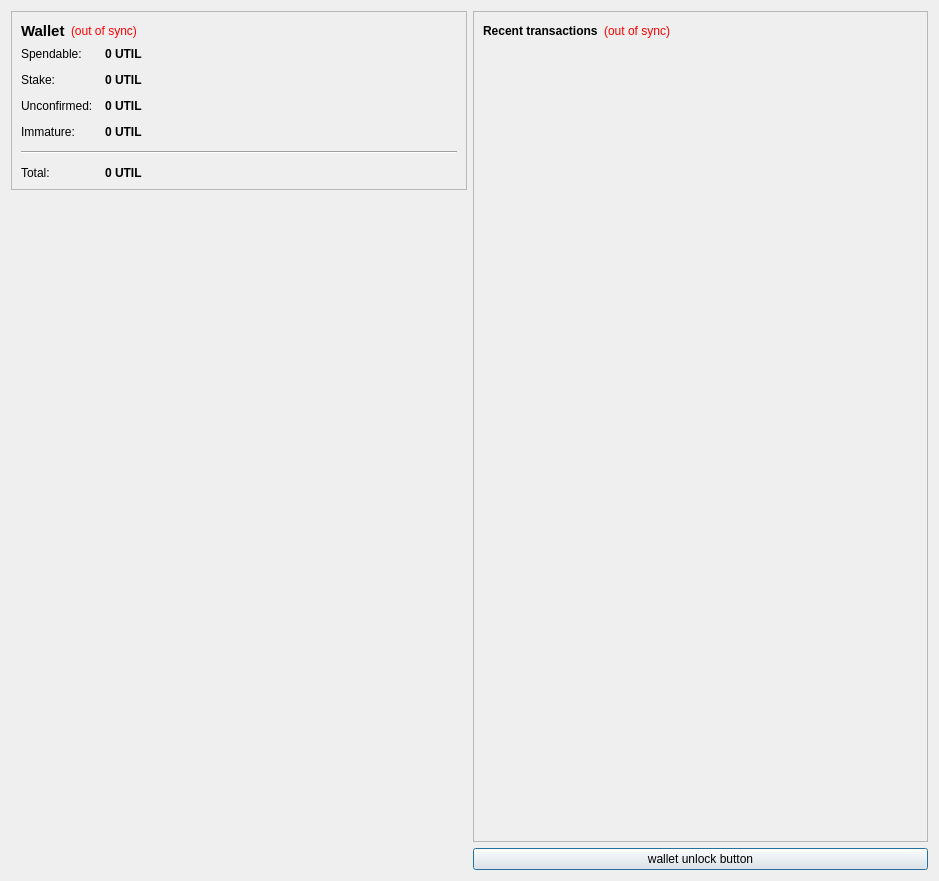
<?xml version="1.0" encoding="UTF-8"?>
<ui version="4.0">
 <class>OverviewPage</class>
 <widget class="QWidget" name="OverviewPage">
  <property name="geometry">
   <rect>
    <x>0</x>
    <y>0</y>
    <width>939</width>
    <height>881</height>
   </rect>
  </property>
  <property name="windowTitle">
   <string>Form</string>
  </property>
  <property name="windowOpacity">
   <double>1.000000000000000</double>
  </property>
  <layout class="QHBoxLayout" name="horizontalLayout" stretch="0,0">
   <item>
    <layout class="QVBoxLayout" name="verticalLayout_2">
     <item>
      <widget class="QFrame" name="frame">
       <property name="frameShape">
        <enum>QFrame::StyledPanel</enum>
       </property>
       <property name="frameShadow">
        <enum>QFrame::Raised</enum>
       </property>
       <layout class="QVBoxLayout" name="verticalLayout_4">
        <item>
         <layout class="QHBoxLayout" name="horizontalLayout_4">
          <item>
           <widget class="QLabel" name="label_5">
            <property name="font">
             <font>
              <pointsize>11</pointsize>
              <weight>75</weight>
              <bold>true</bold>
             </font>
            </property>
            <property name="text">
             <string>Wallet</string>
            </property>
           </widget>
          </item>
          <item>
           <widget class="QLabel" name="labelWalletStatus">
            <property name="toolTip">
             <string>The displayed information may be out of date. Your wallet automatically synchronizes with the UtilityCoin network after a connection is established, but this process has not completed yet.</string>
            </property>
            <property name="styleSheet">
             <string notr="true">QLabel { color: red; }</string>
            </property>
            <property name="text">
             <string notr="true">(out of sync)</string>
            </property>
            <property name="alignment">
             <set>Qt::AlignLeading|Qt::AlignLeft|Qt::AlignVCenter</set>
            </property>
           </widget>
          </item>
          <item>
           <spacer name="horizontalSpacer_2">
            <property name="orientation">
             <enum>Qt::Horizontal</enum>
            </property>
            <property name="sizeHint" stdset="0">
             <size>
              <width>40</width>
              <height>20</height>
             </size>
            </property>
           </spacer>
          </item>
         </layout>
        </item>
        <item>
         <layout class="QFormLayout" name="formLayout_2">
          <property name="fieldGrowthPolicy">
           <enum>QFormLayout::AllNonFixedFieldsGrow</enum>
          </property>
          <property name="horizontalSpacing">
           <number>12</number>
          </property>
          <property name="verticalSpacing">
           <number>12</number>
          </property>
          <item row="0" column="0">
           <widget class="QLabel" name="label">
            <property name="text">
             <string>Spendable:</string>
            </property>
           </widget>
          </item>
          <item row="0" column="1">
           <widget class="QLabel" name="labelBalance">
            <property name="font">
             <font>
              <weight>75</weight>
              <bold>true</bold>
             </font>
            </property>
            <property name="cursor">
             <cursorShape>IBeamCursor</cursorShape>
            </property>
            <property name="toolTip">
             <string>Your current spendable balance</string>
            </property>
            <property name="text">
             <string notr="true">0 UTIL</string>
            </property>
            <property name="textInteractionFlags">
             <set>Qt::LinksAccessibleByMouse|Qt::TextSelectableByKeyboard|Qt::TextSelectableByMouse</set>
            </property>
           </widget>
          </item>
          <item row="1" column="0">
           <widget class="QLabel" name="label_6">
            <property name="text">
             <string>Stake:</string>
            </property>
           </widget>
          </item>
          <item row="1" column="1">
           <widget class="QLabel" name="labelStake">
            <property name="font">
             <font>
              <weight>75</weight>
              <bold>true</bold>
             </font>
            </property>
            <property name="cursor">
             <cursorShape>IBeamCursor</cursorShape>
            </property>
            <property name="toolTip">
             <string>Total of coins that was staked, and do not yet count toward the current balance</string>
            </property>
            <property name="text">
             <string notr="true">0 UTIL</string>
            </property>
            <property name="textInteractionFlags">
             <set>Qt::LinksAccessibleByMouse|Qt::TextSelectableByKeyboard|Qt::TextSelectableByMouse</set>
            </property>
           </widget>
          </item>
          <item row="2" column="0">
           <widget class="QLabel" name="label_3">
            <property name="text">
             <string>Unconfirmed:</string>
            </property>
           </widget>
          </item>
          <item row="2" column="1">
           <widget class="QLabel" name="labelUnconfirmed">
            <property name="font">
             <font>
              <weight>75</weight>
              <bold>true</bold>
             </font>
            </property>
            <property name="cursor">
             <cursorShape>IBeamCursor</cursorShape>
            </property>
            <property name="toolTip">
             <string>Total of transactions that have yet to be confirmed, and do not yet count toward the current balance</string>
            </property>
            <property name="text">
             <string notr="true">0 UTIL</string>
            </property>
            <property name="textInteractionFlags">
             <set>Qt::LinksAccessibleByMouse|Qt::TextSelectableByKeyboard|Qt::TextSelectableByMouse</set>
            </property>
           </widget>
          </item>
          <item row="3" column="0">
           <widget class="QLabel" name="labelImmatureText">
            <property name="text">
             <string>Immature:</string>
            </property>
           </widget>
          </item>
          <item row="3" column="1">
           <widget class="QLabel" name="labelImmature">
            <property name="font">
             <font>
              <weight>75</weight>
              <bold>true</bold>
             </font>
            </property>
            <property name="toolTip">
             <string>Mined balance that has not yet matured</string>
            </property>
            <property name="text">
             <string notr="true">0 UTIL</string>
            </property>
            <property name="textInteractionFlags">
             <set>Qt::LinksAccessibleByMouse|Qt::TextSelectableByKeyboard|Qt::TextSelectableByMouse</set>
            </property>
           </widget>
          </item>
          <item row="4" column="0" colspan="2">
           <widget class="Line" name="line">
            <property name="orientation">
             <enum>Qt::Horizontal</enum>
            </property>
           </widget>
          </item>
          <item row="5" column="0">
           <widget class="QLabel" name="labelTotalText">
            <property name="text">
             <string>Total:</string>
            </property>
           </widget>
          </item>
          <item row="5" column="1">
           <widget class="QLabel" name="labelTotal">
            <property name="font">
             <font>
              <weight>75</weight>
              <bold>true</bold>
             </font>
            </property>
            <property name="cursor">
             <cursorShape>IBeamCursor</cursorShape>
            </property>
            <property name="toolTip">
             <string>Your current total balance</string>
            </property>
            <property name="text">
             <string notr="true">0 UTIL</string>
            </property>
            <property name="textInteractionFlags">
             <set>Qt::LinksAccessibleByMouse|Qt::TextSelectableByKeyboard|Qt::TextSelectableByMouse</set>
            </property>
           </widget>
          </item>
         </layout>
        </item>
       </layout>
      </widget>
     </item>
     <item>
      <spacer name="verticalSpacer_4">
       <property name="orientation">
        <enum>Qt::Vertical</enum>
       </property>
       <property name="sizeHint" stdset="0">
        <size>
         <width>20</width>
         <height>40</height>
        </size>
       </property>
      </spacer>
     </item>
     <item>
      <widget class="QLabel" name="label_2">
       <property name="text">
        <string/>
       </property>
       <property name="pixmap">
        <pixmap resource="../bitcoin.qrc">:/images/about</pixmap>
       </property>
       <property name="alignment">
        <set>Qt::AlignCenter</set>
       </property>
      </widget>
     </item>
     <item>
      <spacer name="verticalSpacer">
       <property name="orientation">
        <enum>Qt::Vertical</enum>
       </property>
       <property name="sizeHint" stdset="0">
        <size>
         <width>20</width>
         <height>40</height>
        </size>
       </property>
      </spacer>
     </item>
    </layout>
   </item>
   <item>
    <layout class="QVBoxLayout" name="verticalLayout_3">
     <item>
      <widget class="QFrame" name="frame_2">
       <property name="frameShape">
        <enum>QFrame::StyledPanel</enum>
       </property>
       <property name="frameShadow">
        <enum>QFrame::Raised</enum>
       </property>
       <layout class="QVBoxLayout" name="verticalLayout">
        <item>
         <layout class="QHBoxLayout" name="horizontalLayout_2">
          <item>
           <widget class="QLabel" name="label_4">
            <property name="text">
             <string>&lt;b&gt;Recent transactions&lt;/b&gt;</string>
            </property>
           </widget>
          </item>
          <item>
           <widget class="QLabel" name="labelTransactionsStatus">
            <property name="toolTip">
             <string>The displayed information may be out of date. Your wallet automatically synchronizes with the UtilityCoin network after a connection is established, but this process has not completed yet.</string>
            </property>
            <property name="styleSheet">
             <string notr="true">QLabel { color: red; }</string>
            </property>
            <property name="text">
             <string notr="true">(out of sync)</string>
            </property>
            <property name="alignment">
             <set>Qt::AlignRight|Qt::AlignTrailing|Qt::AlignVCenter</set>
            </property>
           </widget>
          </item>
          <item>
           <spacer name="horizontalSpacer">
            <property name="orientation">
             <enum>Qt::Horizontal</enum>
            </property>
            <property name="sizeHint" stdset="0">
             <size>
              <width>40</width>
              <height>20</height>
             </size>
            </property>
           </spacer>
          </item>
         </layout>
        </item>
        <item>
         <widget class="QListView" name="listTransactions">
          <property name="styleSheet">
           <string notr="true">QListView { background: transparent; }</string>
          </property>
          <property name="frameShape">
           <enum>QFrame::NoFrame</enum>
          </property>
          <property name="verticalScrollBarPolicy">
           <enum>Qt::ScrollBarAlwaysOff</enum>
          </property>
          <property name="horizontalScrollBarPolicy">
           <enum>Qt::ScrollBarAlwaysOff</enum>
          </property>
          <property name="selectionMode">
           <enum>QAbstractItemView::NoSelection</enum>
          </property>
         </widget>
        </item>
       </layout>
      </widget>
     </item>
     <item>
      <widget class="QPushButton" name="unlockWalletButton">
       <property name="sizePolicy">
        <sizepolicy hsizetype="Minimum" vsizetype="Fixed">
         <horstretch>0</horstretch>
         <verstretch>0</verstretch>
        </sizepolicy>
       </property>
       <property name="maximumSize">
        <size>
         <width>16777214</width>
         <height>16777214</height>
        </size>
       </property>
       <property name="toolTip">
        <string/>
       </property>
       <property name="text">
        <string>wallet unlock button</string>
       </property>
       <property name="checkable">
        <bool>false</bool>
       </property>
       <property name="autoDefault">
        <bool>false</bool>
       </property>
       <property name="default">
        <bool>true</bool>
       </property>
       <property name="flat">
        <bool>false</bool>
       </property>
      </widget>
     </item>
    </layout>
   </item>
  </layout>
 </widget>
 <resources>
  <include location="../bitcoin.qrc"/>
 </resources>
 <connections/>
</ui>
